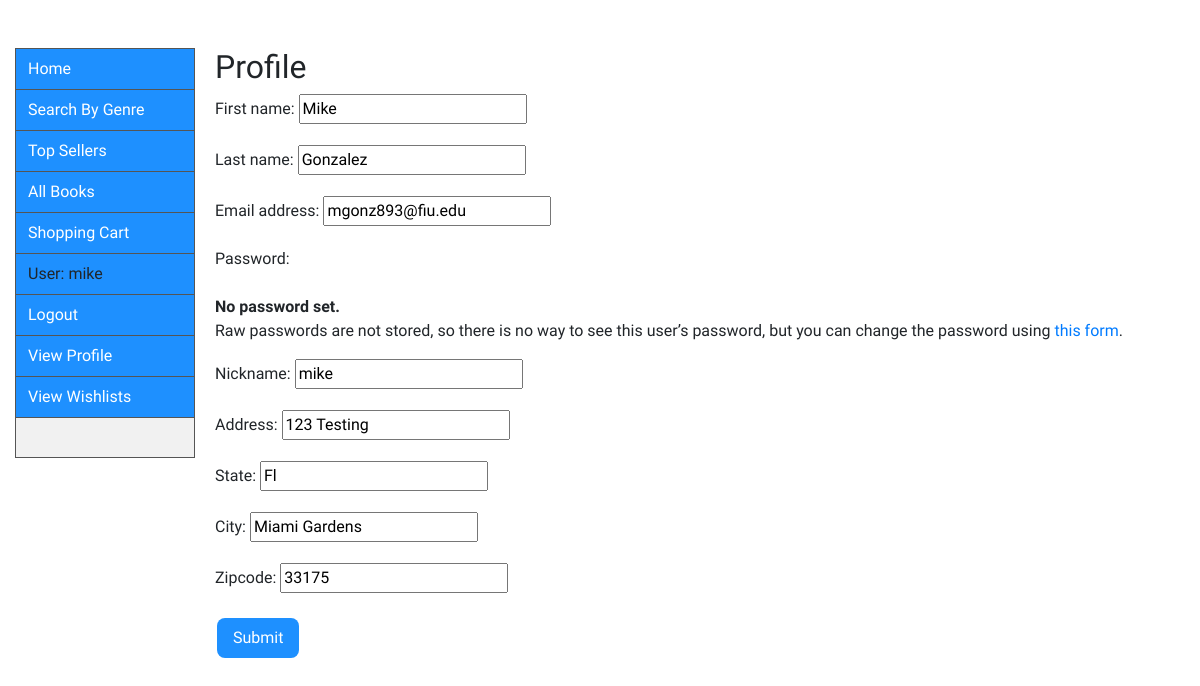
The app's page /search/profile/edit (signed in), older data.
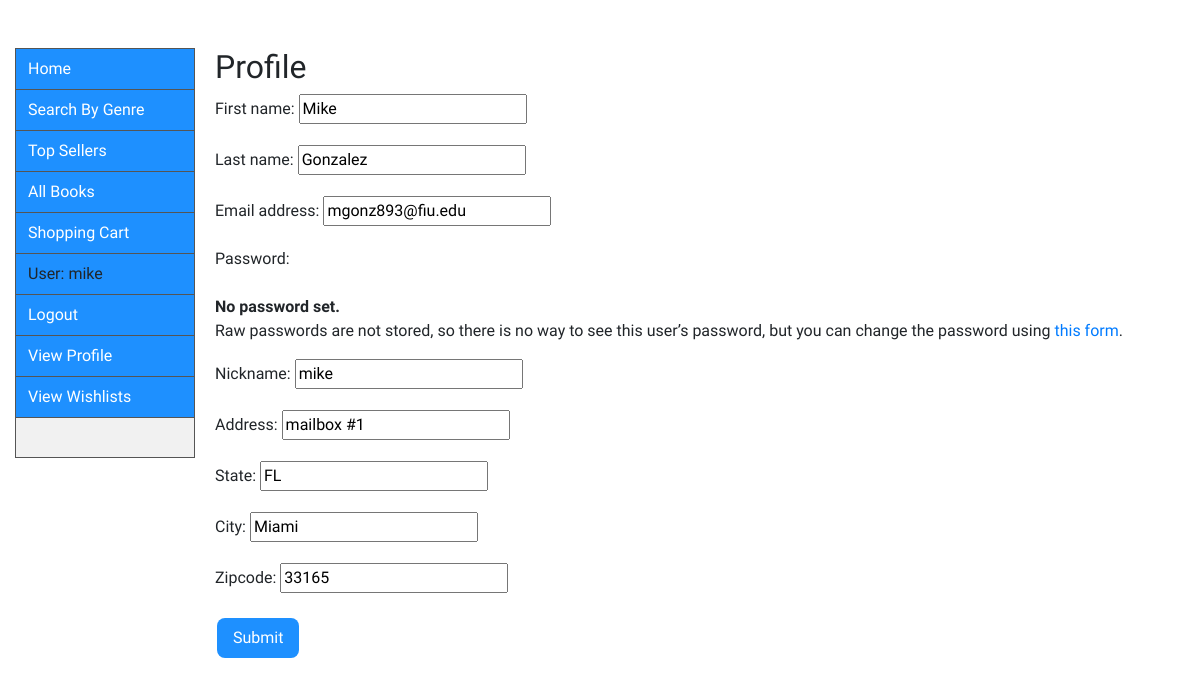
The same page, newer data.
### catalog/models.py (models this page shows, shortened)
class UserProfile(models.Model):
    user = models.OneToOneField(User, on_delete=models.CASCADE)
    name = models.CharField(max_length=200, default='')
    password = models.CharField(max_length=8, default='')
    nickname = models.CharField(max_length=10, default='')
    email = models.EmailField(max_length=50, default='')
    address = models.CharField(max_length=200, default='')
    city = models.CharField(max_length=25, default='')
    state = models.CharField(max_length=25, default='')
    zipcode = models.IntegerField(default=0)
    wishlists = models.ManyToManyField('Wishlist')

### catalog/views.py (the view)
# urls.py: path('profile/edit', views.editprofile, name='editprofile'),
def editprofile(request):
    if request.method == 'POST':
        form = EditProfileForm(request.POST, instance=request.user)
        profile_form = ProfileForm(
            request.POST, instance=request.user.userprofile)
        if form.is_valid():
            form.save()
            profile_form.save()
            return redirect('/catalog/profile/')
    else:
        form = EditProfileForm(instance=request.user)
        profile_form = ProfileForm(instance=request.user.userprofile)
    args = {'form': form,
            'profile_form': profile_form}
    return render(request, 'editprofile.html', args)

### catalog/forms.py
class EditProfileForm(UserChangeForm):
    class Meta:
        model = User
        fields = {
            'email',
            'first_name',
            'last_name',
        }
        exclude = {
            'password',
        }
        field_order = ['email', 'first_name', 'last_name']

class ProfileForm(forms.ModelForm):
    class Meta:
        model = UserProfile
        fields = {
            'nickname',
            'address',
            'city',
            'state',
            'zipcode',
        }
        exclude = {
            'password',
        }
        field_order = ['nickname','address', 'city', 'state', 'zipcode']

### catalog/templates/editprofile.html (shortened to what this page needs)
{% extends "base_generic.html" %}
{% block content %}
  <h2>Profile</h2>
<form method ="post">
 {{form.as_p}}
 {{profile_form.as_p}}
 <button type="submit" name"Submit" method="POST" class="button2">Submit</button>
</form>
{% endblock %}

Row changes from the older to the newer data that the page shows:
changed UserProfile "mike": address "123 Testing" → "mailbox #1"; state "Fl" → "FL"; city "Miami Gardens" → "Miami"; zipcode "33175" → "33165"
